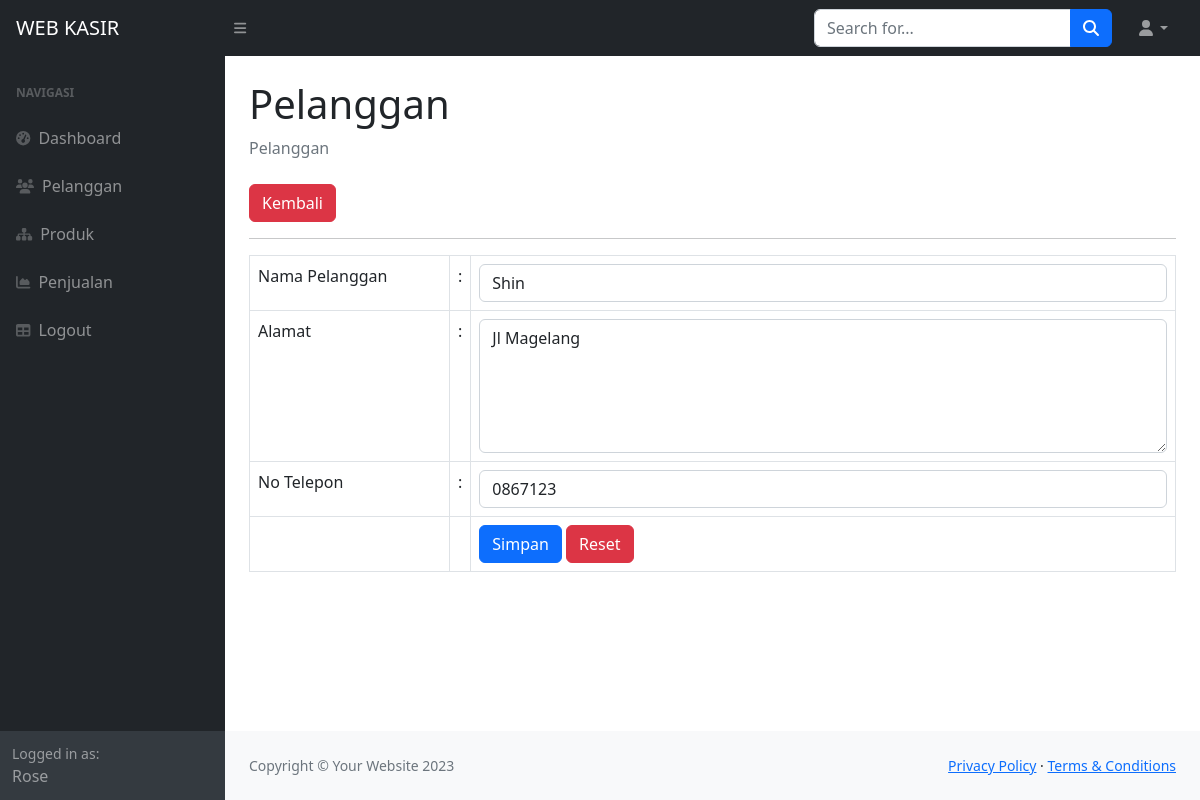
Screenshot of /index.php?page=pelanggan_edit&&id=3 (signed in) with the database file from the repository.
### tables this page shows
CREATE TABLE `pelanggan` (
  `id_pelanggan` int(11) NOT NULL,
  `nama_pelanggan` varchar(255) NOT NULL,
  `alamat` text NOT NULL,
  `no_telp` varchar(15) NOT NULL
);

### pelanggan_edit.php (the view, shortened to what this page needs)
<?php
    $id = $_GET['id'];
    $query = mysqli_query($koneksi, "SELECT * FROM pelanggan WHERE id_pelanggan=$id");
    $data = mysqli_fetch_array($query);
?>
<div class="container-fluid px-4">
                        <h1 class="mt-4">Pelanggan</h1>
                        <ol class="breadcrumb mb-4">
                            <li class="breadcrumb-item active">Pelanggan</li>
                        </ol>
                        <a href="?page=pelanggan" class="btn btn-danger">Kembali</a>
                        <hr>
                        <form method="post">
                            <table class="table table-bordered">
                                <tr>
                                    <td width="200">Nama Pelanggan</td>
                                    <td width="1">:</td>
                                    <td><input class="form-control" value="<?php echo $data['nama_pelanggan']; ?>" type="text" name="nama_pelanggan"></td>
                                </tr>
                                <tr>
                                    <td>Alamat</td>
                                    <td>:</td>
                                    <td>
                                        <textarea name="alamat" rows="5" class="form-control"><?php echo $data['alamat']; ?></textarea>
                                    </td>
                                </tr>
                                <tr>
                                    <td>No Telepon</td>
                                    <td>:</td>
                                    <td><input class="form-control" type="text" step="0" value="<?php echo $data['no_telp']; ?>" name="no_telp"></td>
                                </tr>
                                <tr>
                                    <td></td>
                                    <td></td>
                                    <td>
                                        <button type="submit" class="btn btn-primary">Simpan</button>
                                        <button type="submit" class="btn btn-danger">Reset</button>
                                    </td>
                                </tr>
                            </table>
                        </form>
</div>

### rows the page displays
pelanggan: nama_pelanggan "Shin", alamat "Jl Magelang", no_telp "0867123"

### other values shown
$_SESSION['user']['nama'] "Rose"
